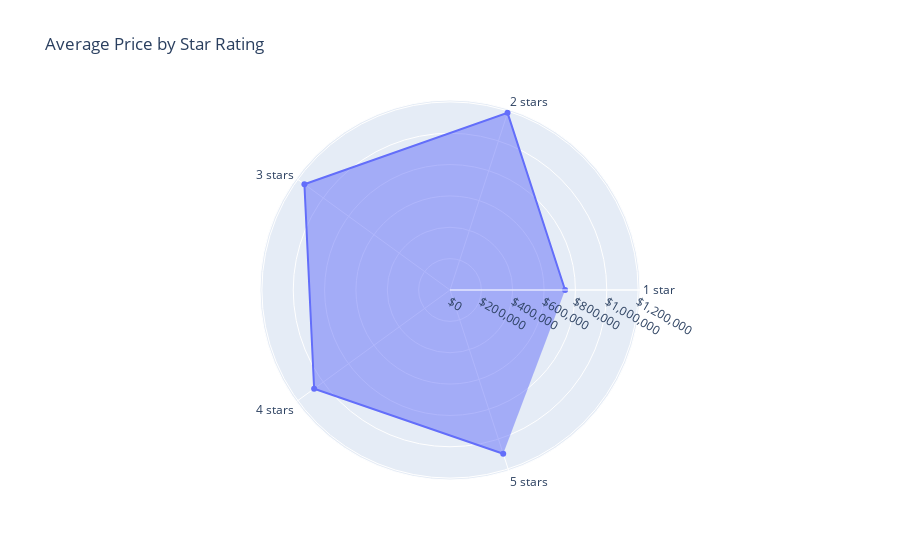

Here is the notebook cell this chart was saved with:
### Code cell
# Define the bins for the Star Rating
bins = [0, 1, 2, 3, 4, 5]

# Create a new column with the binned values
unique_indicators_add_range_df["Star Rating Bins"] = pd.cut(unique_indicators_add_range_df["Star Rating"], bins=bins, labels=["1 star", "2 stars", "3 stars", "4 stars", "5 stars"])

# Calculate the mean price for each star rating
mean_price_by_rating2 = unique_indicators_add_range_df.groupby("Star Rating Bins")["Price"].mean()

# Create a data frame from the mean_price_by_rating2 series
mean_price_by_rating_df2 = pd.DataFrame(mean_price_by_rating2)

# Reset the index
mean_price_by_rating_df2 = mean_price_by_rating_df2.reset_index()

# Rename the columns
mean_price_by_rating_df2 = mean_price_by_rating_df2.rename(columns={"Price": "Mean Price", "Star Rating Bins": "Star Rating"})

# Create a polar chart with the mean price by star rating
fig = go.Figure(data=go.Scatterpolar(
      r=mean_price_by_rating_df2['Mean Price'],
      theta=mean_price_by_rating_df2['Star Rating'],
      fill='toself',
      hovertemplate='Average Price: $%{r:,.0f}<br>Star Count: %{theta}',
))

fig.update_layout(
  polar=dict(
    radialaxis=dict(
      visible=True,
      tickprefix='$',
      tickformat=",",
    ),
  ),
  showlegend=False,
  title='Average Price by Star Rating',
)

fig.show()

fig.write_image("Output Data/Graph Images/MeanPricebyStarRating_10_to_20km_Dataset.png")

### Figure 1 — Plotly figure (JSON) as saved in the notebook; plotly's stock layout.template omitted (floating-point values rounded to 4 significant figures)
{"data": [{"fill": "toself", "hovertemplate": "Average Price: $%{r:,.0f}<br>Star Count: %{theta}", "r": [734100.0, 1188000.0, 1148000.0, 1071000.0, 1098000.0], "theta": ["1 star", "2 stars", "3 stars", "4 stars", "5 stars"], "type": "scatterpolar"}], "layout": {"polar": {"radialaxis": {"tickformat": ",", "tickprefix": "$", "visible": true}}, "showlegend": false, "title": {"text": "Average Price by Star Rating"}}}
